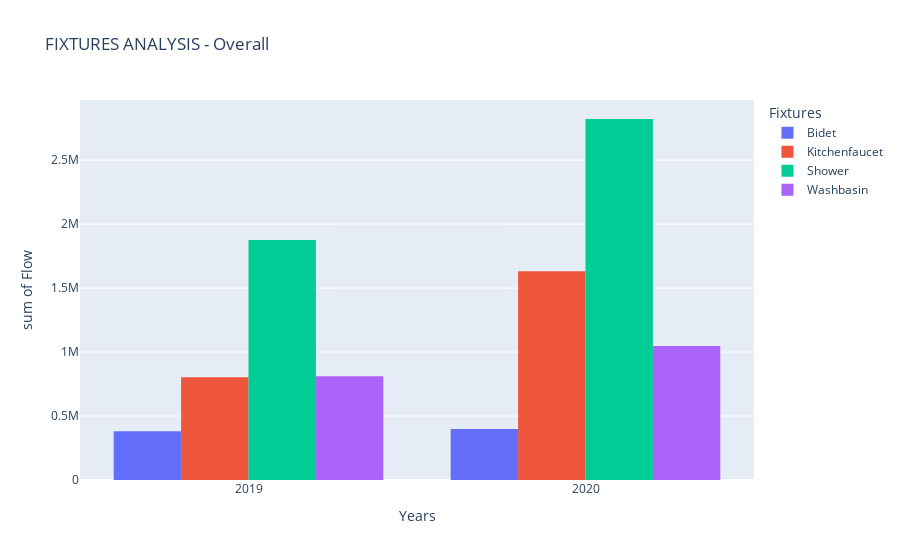
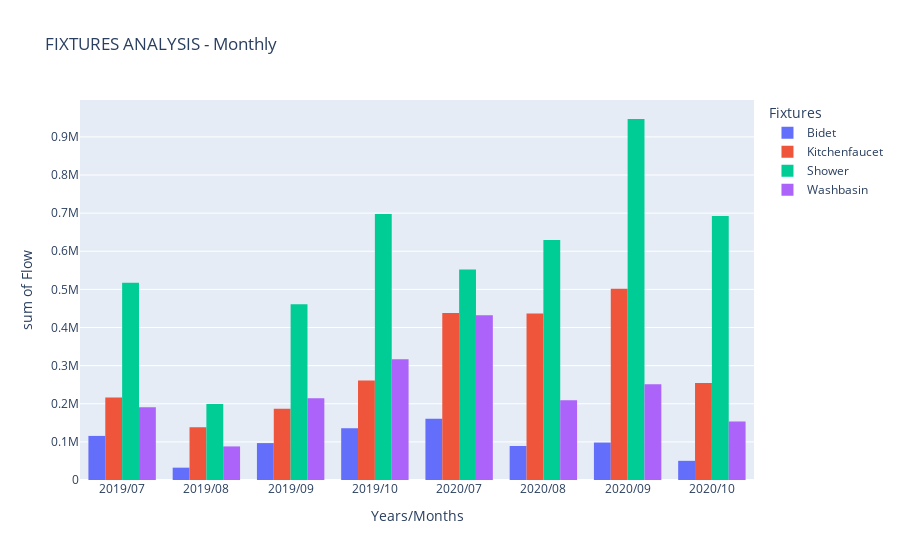

The notebook cell saved with these charts, in order:
### Code cell
# Plotting 
fig = px.histogram(group, 
                    x =  group.index.get_level_values(1), 
                    y =  group['Flow'], 
                    color = group.index.get_level_values(0), 
                    barmode = 'group',
                    title = 'FIXTURES ANALYSIS - Overall',
                    labels = {'x' : 'Years', 'color' : 'Fixtures'}
                   ) 

fig1 = px.histogram(group1, 
                    x =  group1.index.get_level_values(1), 
                    y =  group1['Flow'], 
                    color = group1.index.get_level_values(0), 
                    barmode = 'group',
                    title = 'FIXTURES ANALYSIS - Monthly',
                    labels = {'x' : 'Years/Months', 'color' : 'Fixtures'}
                   ) 

# Uncomment, if you download, for interactive plots
fig.show("png")
fig1.show("png")
# fig.show()
# fig1.show()

### Figure 1 — Plotly figure (JSON) as saved in the notebook; plotly's stock layout.template omitted (floating-point values rounded to 4 significant figures)
{"data": [{"alignmentgroup": "True", "bingroup": "x", "histfunc": "sum", "hovertemplate": "Fixtures=Bidet<br>Years=%{x}<br>sum of Flow=%{y}<extra></extra>", "legendgroup": "Bidet", "marker": {"color": "#636efa", "pattern": {"shape": ""}}, "name": "Bidet", "offsetgroup": "Bidet", "orientation": "v", "showlegend": true, "type": "histogram", "x": ["2019", "2020"], "xaxis": "x", "y": [380416, 398617], "yaxis": "y"}, {"alignmentgroup": "True", "bingroup": "x", "histfunc": "sum", "hovertemplate": "Fixtures=Kitchenfaucet<br>Years=%{x}<br>sum of Flow=%{y}<extra></extra>", "legendgroup": "Kitchenfaucet", "marker": {"color": "#EF553B", "pattern": {"shape": ""}}, "name": "Kitchenfaucet", "offsetgroup": "Kitchenfaucet", "orientation": "v", "showlegend": true, "type": "histogram", "x": ["2019", "2020"], "xaxis": "x", "y": [802757, 1631032], "yaxis": "y"}, {"alignmentgroup": "True", "bingroup": "x", "histfunc": "sum", "hovertemplate": "Fixtures=Shower<br>Years=%{x}<br>sum of Flow=%{y}<extra></extra>", "legendgroup": "Shower", "marker": {"color": "#00cc96", "pattern": {"shape": ""}}, "name": "Shower", "offsetgroup": "Shower", "orientation": "v", "showlegend": true, "type": "histogram", "x": ["2019", "2020"], "xaxis": "x", "y": [1876084, 2820991], "yaxis": "y"}, {"alignmentgroup": "True", "bingroup": "x", "histfunc": "sum", "hovertemplate": "Fixtures=Washbasin<br>Years=%{x}<br>sum of Flow=%{y}<extra></extra>", "legendgroup": "Washbasin", "marker": {"color": "#ab63fa", "pattern": {"shape": ""}}, "name": "Washbasin", "offsetgroup": "Washbasin", "orientation": "v", "showlegend": true, "type": "histogram", "x": ["2019", "2020"], "xaxis": "x", "y": [810182, 1046162], "yaxis": "y"}], "layout": {"barmode": "group", "legend": {"title": {"text": "Fixtures"}, "tracegroupgap": 0}, "title": {"text": "FIXTURES ANALYSIS - Overall"}, "xaxis": {"anchor": "y", "domain": [0, 1], "title": {"text": "Years"}}, "yaxis": {"anchor": "x", "domain": [0, 1], "title": {"text": "sum of Flow"}}}}

### Figure 2 — Plotly figure (JSON) as saved in the notebook; plotly's stock layout.template omitted (floating-point values rounded to 4 significant figures)
{"data": [{"alignmentgroup": "True", "bingroup": "x", "histfunc": "sum", "hovertemplate": "Fixtures=Bidet<br>Years/Months=%{x}<br>sum of Flow=%{y}<extra></extra>", "legendgroup": "Bidet", "marker": {"color": "#636efa", "pattern": {"shape": ""}}, "name": "Bidet", "offsetgroup": "Bidet", "orientation": "v", "showlegend": true, "type": "histogram", "x": ["2019/07", "2019/08", "2019/09", "2019/10", "2020/07", "2020/08", "2020/09", "2020/10"], "xaxis": "x", "y": [115663, 32354, 96779, 135620, 160868, 89251, 98233, 50265], "yaxis": "y"}, {"alignmentgroup": "True", "bingroup": "x", "histfunc": "sum", "hovertemplate": "Fixtures=Kitchenfaucet<br>Years/Months=%{x}<br>sum of Flow=%{y}<extra></extra>", "legendgroup": "Kitchenfaucet", "marker": {"color": "#EF553B", "pattern": {"shape": ""}}, "name": "Kitchenfaucet", "offsetgroup": "Kitchenfaucet", "orientation": "v", "showlegend": true, "type": "histogram", "x": ["2019/07", "2019/08", "2019/09", "2019/10", "2020/07", "2020/08", "2020/09", "2020/10"], "xaxis": "x", "y": [216510, 138038, 187113, 261096, 438041, 436947, 501328, 254716], "yaxis": "y"}, {"alignmentgroup": "True", "bingroup": "x", "histfunc": "sum", "hovertemplate": "Fixtures=Shower<br>Years/Months=%{x}<br>sum of Flow=%{y}<extra></extra>", "legendgroup": "Shower", "marker": {"color": "#00cc96", "pattern": {"shape": ""}}, "name": "Shower", "offsetgroup": "Shower", "orientation": "v", "showlegend": true, "type": "histogram", "x": ["2019/07", "2019/08", "2019/09", "2019/10", "2020/07", "2020/08", "2020/09", "2020/10"], "xaxis": "x", "y": [517599, 199621, 461125, 697739, 552103, 629717, 946898, 692273], "yaxis": "y"}, {"alignmentgroup": "True", "bingroup": "x", "histfunc": "sum", "hovertemplate": "Fixtures=Washbasin<br>Years/Months=%{x}<br>sum of Flow=%{y}<extra></extra>", "legendgroup": "Washbasin", "marker": {"color": "#ab63fa", "pattern": {"shape": ""}}, "name": "Washbasin", "offsetgroup": "Washbasin", "orientation": "v", "showlegend": true, "type": "histogram", "x": ["2019/07", "2019/08", "2019/09", "2019/10", "2020/07", "2020/08", "2020/09", "2020/10"], "xaxis": "x", "y": [190805, 88089, 214538, 316750, 432080, 209454, 250911, 153717], "yaxis": "y"}], "layout": {"barmode": "group", "legend": {"title": {"text": "Fixtures"}, "tracegroupgap": 0}, "title": {"text": "FIXTURES ANALYSIS - Monthly"}, "xaxis": {"anchor": "y", "domain": [0, 1], "title": {"text": "Years/Months"}}, "yaxis": {"anchor": "x", "domain": [0, 1], "title": {"text": "sum of Flow"}}}}
